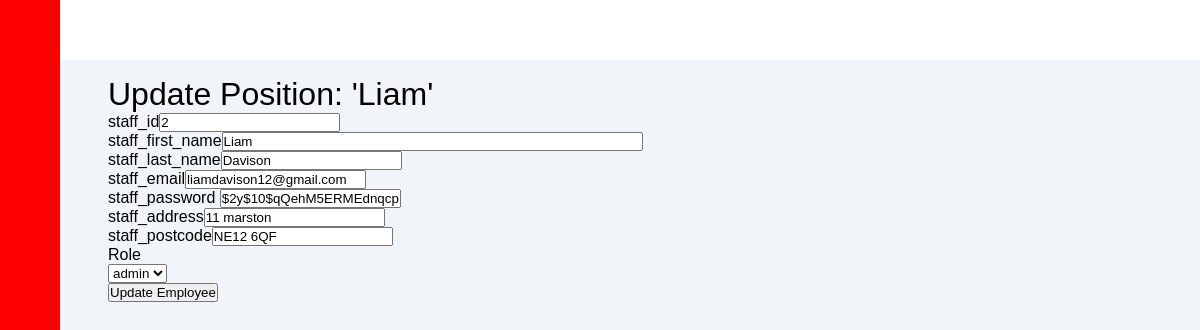
/Portal/viewVehicleLog.php?staffID=2 (signed in), run on an earlier commit of the app's database.
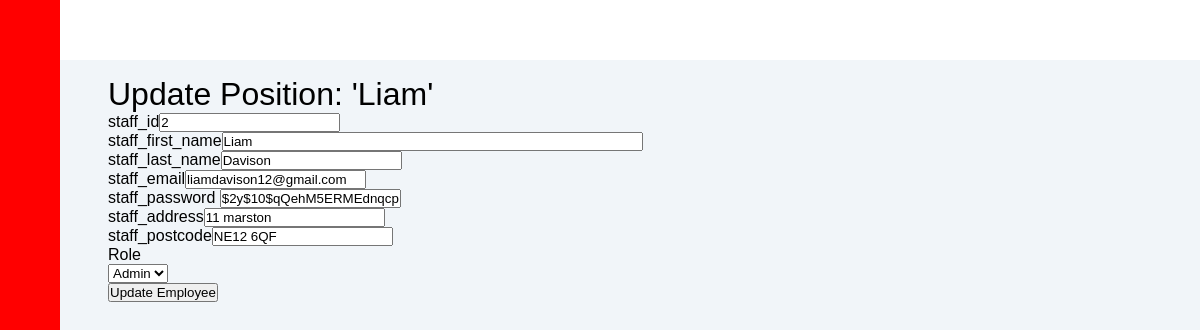
And on a later commit of the database.
### tables this page shows
CREATE TABLE "hd_staff_users" (
	"staff_id"	INTEGER NOT NULL,
	"staff_first_name"	TEXT,
	"staff_last_name"	TEXT,
	"staff_email"	TEXT,
	"staff_password"	TEXT,
	"staff_address"	TEXT,
	"staff_postcode"	TEXT,
	"pay_id"	INTEGER,
	"vehicle_id"	INTEGER,
	"date_of_birth"	TEXT,
	FOREIGN KEY("vehicle_id") REFERENCES "hd_vehicles"("vehicle_id"),
	FOREIGN KEY("pay_id") REFERENCES "hd_pay_categories"("pay_id"),
	PRIMARY KEY("staff_id" AUTOINCREMENT)
);

### Portal/viewVehicleLog.php (the view, shortened to what this page needs)
<?php
 require_once("inc/functions.php");
    require_once("inc/functions.php");
    echo makePageStart("Henderson Building Contractors");
    echo  createPageBody();
    echo adminNav();
?>
<div class="main-content">
        <main>
        <?php
        $staff_id = filter_has_var(INPUT_GET, 'staffID') ? $_GET['staffID'] : null;
        $pay_id = filter_has_var(INPUT_GET, 'payID') ? $_GET['payID'] : null;
        $myPDO  = new PDO('sqlite:../DB/hendersonDB.sqlite');
        $query  = $myPDO->query("SELECT *
        FROM hd_staff_users
        WHERE staff_id = $staff_id");
        while($row= $query->fetch(PDO::FETCH_ASSOC)){
echo "
		<h1>Update Position: '{$row['staff_first_name']}' </h1>
		<form id='UpdateEmployee' action='updateEmployee.php' method='get'>
			<p>staff_id<input type='text' name='staff_id' value='$staff_id' readonly /></p>
			<p>staff_first_name<input type='text' name='staff_first_name' size='50' value='{$row['staff_first_name']}' required/></p>
            <p>staff_last_name<input type='text' name='staff_last_name' value='{$row['staff_last_name']}' required/></p>
            <p>staff_email<input type='text' name='staff_email' value='{$row['staff_email']}' required/></p>
            <p>staff_password <input type='text' name='staff_password' value='{$row['staff_password']}' required/> </p>
            <p>staff_address<input type='text' name='staff_address' value='{$row['staff_address']}' required/></p>
            <p>staff_postcode<input type='text' name='staff_postcode' value='{$row['staff_postcode']}' required/></p>";
            echo"Role <br>";
            $rsVenue = $myPDO->query("SELECT pay_id, pay_desc from hd_pay_categories ORDER BY pay_desc");
              echo "<select name='pay_id'>";
              while ($venueRecord = $rsVenue->fetch(PDO::FETCH_ASSOC)) {
                  if ($pay_id == $venueRecord['pay_id'] ) {
                      echo "<option value='{$venueRecord['pay_id']}' selected>
                      {$venueRecord['pay_desc']}</option>";
                  }
                  else {
                      echo "<option value='{$venueRecord['pay_id']}'>{$venueRecord['pay_desc']}</option>";
                  }
                  }
              echo "</select> <br>";
              echo " <p><input type='submit' name='submit' value='Update Employee'></p>
            </form>
        ";
        }
?>
        </main>
</div>
</body>
</html>

What changed in the data, as far as the page shows it:
changed hd_staff_users "Liam": pay_id "admin" → "Admin"
